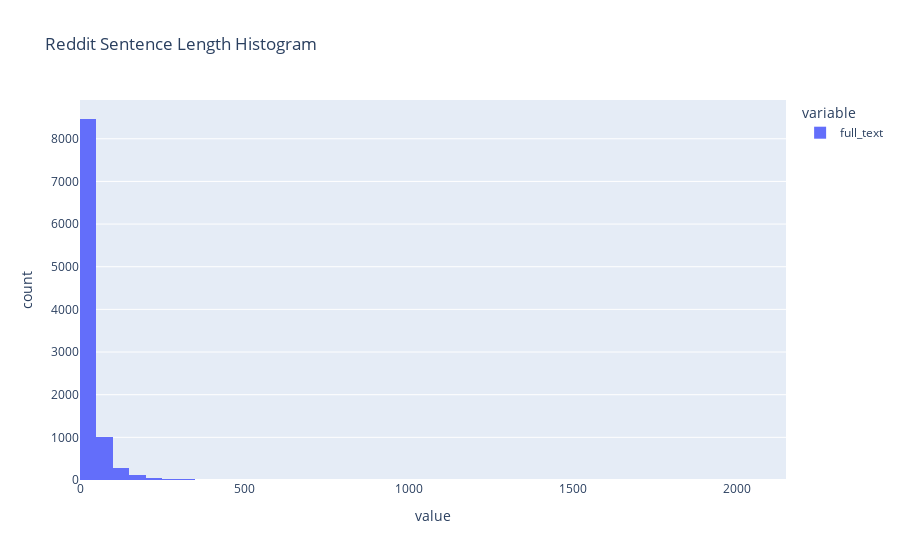

This figure's notebook cell:
### Markdown cell above
### 4.2 Reddit Full Text Analysis
#### 4.2.1 Text Statistics
**Sentence Length Analysis**

### Code cell
sent_length_df = (
    random_sample_df
    .full_text
    .str.split()
    .map(lambda x: len(x))
)

px.histogram(
    sent_length_df,
    title="Reddit Sentence Length Histogram",
    nbins=100
)

### Figure 1 — Plotly figure (JSON) as saved in the notebook; plotly's stock layout.template omitted (floating-point values rounded to 4 significant figures; data arrays with more than 128 entries replaced by an {"elided": "..."} marker saying what was removed)
{"data": [{"alignmentgroup": "True", "bingroup": "x", "hovertemplate": "variable=full_text<br>value=%{x}<br>count=%{y}<extra></extra>", "legendgroup": "full_text", "marker": {"color": "#636efa", "pattern": {"shape": ""}}, "name": "full_text", "nbinsx": 100, "offsetgroup": "full_text", "orientation": "v", "showlegend": true, "type": "histogram", "x": {"elided": "10000 int values"}, "xaxis": "x", "yaxis": "y"}], "layout": {"barmode": "relative", "legend": {"title": {"text": "variable"}, "tracegroupgap": 0}, "title": {"text": "Reddit Sentence Length Histogram"}, "xaxis": {"anchor": "y", "domain": [0, 1], "title": {"text": "value"}}, "yaxis": {"anchor": "x", "domain": [0, 1], "title": {"text": "count"}}}}
